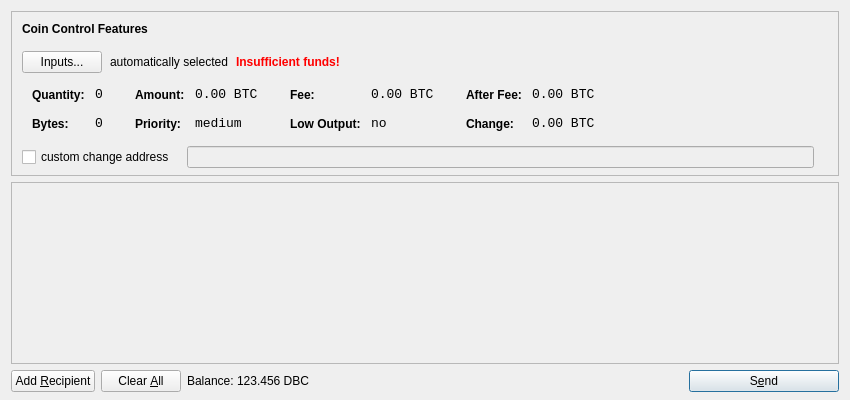
<?xml version="1.0" encoding="UTF-8"?>
<ui version="4.0">
 <class>SendCoinsDialog</class>
 <widget class="QDialog" name="SendCoinsDialog">
  <property name="geometry">
   <rect>
    <x>0</x>
    <y>0</y>
    <width>850</width>
    <height>400</height>
   </rect>
  </property>
  <property name="windowTitle">
   <string>Send Coins</string>
  </property>
  <layout class="QVBoxLayout" name="verticalLayout" stretch="0,1,0">
   <property name="bottomMargin">
    <number>8</number>
   </property>
   <item>
    <widget class="QFrame" name="frameCoinControl">
     <property name="sizePolicy">
      <sizepolicy hsizetype="Expanding" vsizetype="Expanding">
       <horstretch>0</horstretch>
       <verstretch>0</verstretch>
      </sizepolicy>
     </property>
     <property name="maximumSize">
      <size>
       <width>16777215</width>
       <height>16777215</height>
      </size>
     </property>
     <property name="frameShape">
      <enum>QFrame::StyledPanel</enum>
     </property>
     <property name="frameShadow">
      <enum>QFrame::Sunken</enum>
     </property>
     <layout class="QVBoxLayout" name="verticalLayoutCoinControl2">
      <property name="spacing">
       <number>-1</number>
      </property>
      <property name="leftMargin">
       <number>0</number>
      </property>
      <property name="topMargin">
       <number>0</number>
      </property>
      <property name="rightMargin">
       <number>0</number>
      </property>
      <property name="bottomMargin">
       <number>6</number>
      </property>
      <item>
       <layout class="QVBoxLayout" name="verticalLayoutCoinControl" stretch="0,0,0,0,1">
        <property name="spacing">
         <number>0</number>
        </property>
        <property name="leftMargin">
         <number>10</number>
        </property>
        <property name="topMargin">
         <number>10</number>
        </property>
        <item>
         <layout class="QHBoxLayout" name="horizontalLayoutCoinControl1">
          <property name="bottomMargin">
           <number>15</number>
          </property>
          <item>
           <widget class="QLabel" name="labelCoinControlFeatures">
            <property name="sizePolicy">
             <sizepolicy hsizetype="Preferred" vsizetype="Maximum">
              <horstretch>0</horstretch>
              <verstretch>0</verstretch>
             </sizepolicy>
            </property>
            <property name="font">
             <font>
              <weight>75</weight>
              <bold>true</bold>
             </font>
            </property>
            <property name="styleSheet">
             <string notr="true">font-weight:bold;</string>
            </property>
            <property name="text">
             <string>Coin Control Features</string>
            </property>
           </widget>
          </item>
         </layout>
        </item>
        <item>
         <layout class="QHBoxLayout" name="horizontalLayoutCoinControl2" stretch="0,0,0,0">
          <property name="spacing">
           <number>8</number>
          </property>
          <property name="bottomMargin">
           <number>10</number>
          </property>
          <item>
           <widget class="QPushButton" name="pushButtonCoinControl">
            <property name="styleSheet">
             <string notr="true"/>
            </property>
            <property name="text">
             <string>Inputs...</string>
            </property>
           </widget>
          </item>
          <item>
           <widget class="QLabel" name="labelCoinControlAutomaticallySelected">
            <property name="text">
             <string>automatically selected</string>
            </property>
            <property name="margin">
             <number>5</number>
            </property>
           </widget>
          </item>
          <item>
           <widget class="QLabel" name="labelCoinControlInsuffFunds">
            <property name="font">
             <font>
              <weight>75</weight>
              <bold>true</bold>
             </font>
            </property>
            <property name="styleSheet">
             <string notr="true">color:red;font-weight:bold;</string>
            </property>
            <property name="text">
             <string>Insufficient funds!</string>
            </property>
            <property name="margin">
             <number>5</number>
            </property>
           </widget>
          </item>
          <item>
           <spacer name="horizontalSpacerCoinControl">
            <property name="orientation">
             <enum>Qt::Horizontal</enum>
            </property>
            <property name="sizeHint" stdset="0">
             <size>
              <width>40</width>
              <height>1</height>
             </size>
            </property>
           </spacer>
          </item>
         </layout>
        </item>
        <item>
         <widget class="QWidget" name="widgetCoinControl" native="true">
          <property name="sizePolicy">
           <sizepolicy hsizetype="Preferred" vsizetype="Preferred">
            <horstretch>0</horstretch>
            <verstretch>0</verstretch>
           </sizepolicy>
          </property>
          <property name="minimumSize">
           <size>
            <width>0</width>
            <height>0</height>
           </size>
          </property>
          <property name="styleSheet">
           <string notr="true"/>
          </property>
          <layout class="QHBoxLayout" name="horizontalLayoutCoinControl5">
           <property name="margin">
            <number>0</number>
           </property>
           <item>
            <layout class="QHBoxLayout" name="horizontalLayoutCoinControl3" stretch="0,0,0,1">
             <property name="spacing">
              <number>20</number>
             </property>
             <property name="topMargin">
              <number>0</number>
             </property>
             <property name="bottomMargin">
              <number>10</number>
             </property>
             <item>
              <layout class="QFormLayout" name="formLayoutCoinControl1">
               <property name="horizontalSpacing">
                <number>10</number>
               </property>
               <property name="verticalSpacing">
                <number>14</number>
               </property>
               <property name="leftMargin">
                <number>10</number>
               </property>
               <property name="topMargin">
                <number>4</number>
               </property>
               <property name="rightMargin">
                <number>6</number>
               </property>
               <item row="0" column="0">
                <widget class="QLabel" name="labelCoinControlQuantityText">
                 <property name="styleSheet">
                  <string notr="true">font-weight:bold;</string>
                 </property>
                 <property name="text">
                  <string>Quantity:</string>
                 </property>
                 <property name="margin">
                  <number>0</number>
                 </property>
                </widget>
               </item>
               <item row="0" column="1">
                <widget class="QLabel" name="labelCoinControlQuantity">
                 <property name="font">
                  <font>
                   <family>Monospace</family>
                   <pointsize>10</pointsize>
                  </font>
                 </property>
                 <property name="cursor">
                  <cursorShape>IBeamCursor</cursorShape>
                 </property>
                 <property name="contextMenuPolicy">
                  <enum>Qt::ActionsContextMenu</enum>
                 </property>
                 <property name="text">
                  <string notr="true">0</string>
                 </property>
                 <property name="margin">
                  <number>0</number>
                 </property>
                 <property name="textInteractionFlags">
                  <set>Qt::LinksAccessibleByMouse|Qt::TextSelectableByKeyboard|Qt::TextSelectableByMouse</set>
                 </property>
                </widget>
               </item>
               <item row="1" column="0">
                <widget class="QLabel" name="labelCoinControlBytesText">
                 <property name="styleSheet">
                  <string notr="true">font-weight:bold;</string>
                 </property>
                 <property name="text">
                  <string>Bytes:</string>
                 </property>
                </widget>
               </item>
               <item row="1" column="1">
                <widget class="QLabel" name="labelCoinControlBytes">
                 <property name="font">
                  <font>
                   <family>Monospace</family>
                   <pointsize>10</pointsize>
                  </font>
                 </property>
                 <property name="cursor">
                  <cursorShape>IBeamCursor</cursorShape>
                 </property>
                 <property name="contextMenuPolicy">
                  <enum>Qt::ActionsContextMenu</enum>
                 </property>
                 <property name="text">
                  <string notr="true">0</string>
                 </property>
                 <property name="textInteractionFlags">
                  <set>Qt::LinksAccessibleByMouse|Qt::TextSelectableByKeyboard|Qt::TextSelectableByMouse</set>
                 </property>
                </widget>
               </item>
              </layout>
             </item>
             <item>
              <layout class="QFormLayout" name="formLayoutCoinControl2">
               <property name="horizontalSpacing">
                <number>10</number>
               </property>
               <property name="verticalSpacing">
                <number>14</number>
               </property>
               <property name="leftMargin">
                <number>6</number>
               </property>
               <property name="topMargin">
                <number>4</number>
               </property>
               <property name="rightMargin">
                <number>6</number>
               </property>
               <item row="0" column="0">
                <widget class="QLabel" name="labelCoinControlAmountText">
                 <property name="styleSheet">
                  <string notr="true">font-weight:bold;</string>
                 </property>
                 <property name="text">
                  <string>Amount:</string>
                 </property>
                 <property name="margin">
                  <number>0</number>
                 </property>
                </widget>
               </item>
               <item row="0" column="1">
                <widget class="QLabel" name="labelCoinControlAmount">
                 <property name="font">
                  <font>
                   <family>Monospace</family>
                   <pointsize>10</pointsize>
                  </font>
                 </property>
                 <property name="cursor">
                  <cursorShape>IBeamCursor</cursorShape>
                 </property>
                 <property name="contextMenuPolicy">
                  <enum>Qt::ActionsContextMenu</enum>
                 </property>
                 <property name="text">
                  <string notr="true">0.00 BTC</string>
                 </property>
                 <property name="textInteractionFlags">
                  <set>Qt::LinksAccessibleByMouse|Qt::TextSelectableByKeyboard|Qt::TextSelectableByMouse</set>
                 </property>
                </widget>
               </item>
               <item row="1" column="0">
                <widget class="QLabel" name="labelCoinControlPriorityText">
                 <property name="styleSheet">
                  <string notr="true">font-weight:bold;</string>
                 </property>
                 <property name="text">
                  <string>Priority:</string>
                 </property>
                </widget>
               </item>
               <item row="1" column="1">
                <widget class="QLabel" name="labelCoinControlPriority">
                 <property name="font">
                  <font>
                   <family>Monospace</family>
                   <pointsize>10</pointsize>
                  </font>
                 </property>
                 <property name="cursor">
                  <cursorShape>IBeamCursor</cursorShape>
                 </property>
                 <property name="contextMenuPolicy">
                  <enum>Qt::ActionsContextMenu</enum>
                 </property>
                 <property name="text">
                  <string>medium</string>
                 </property>
                 <property name="textInteractionFlags">
                  <set>Qt::LinksAccessibleByMouse|Qt::TextSelectableByKeyboard|Qt::TextSelectableByMouse</set>
                 </property>
                </widget>
               </item>
              </layout>
             </item>
             <item>
              <layout class="QFormLayout" name="formLayoutCoinControl3">
               <property name="horizontalSpacing">
                <number>10</number>
               </property>
               <property name="verticalSpacing">
                <number>14</number>
               </property>
               <property name="leftMargin">
                <number>6</number>
               </property>
               <property name="topMargin">
                <number>4</number>
               </property>
               <property name="rightMargin">
                <number>6</number>
               </property>
               <item row="0" column="0">
                <widget class="QLabel" name="labelCoinControlFeeText">
                 <property name="styleSheet">
                  <string notr="true">font-weight:bold;</string>
                 </property>
                 <property name="text">
                  <string>Fee:</string>
                 </property>
                 <property name="margin">
                  <number>0</number>
                 </property>
                </widget>
               </item>
               <item row="0" column="1">
                <widget class="QLabel" name="labelCoinControlFee">
                 <property name="font">
                  <font>
                   <family>Monospace</family>
                   <pointsize>10</pointsize>
                  </font>
                 </property>
                 <property name="cursor">
                  <cursorShape>IBeamCursor</cursorShape>
                 </property>
                 <property name="contextMenuPolicy">
                  <enum>Qt::ActionsContextMenu</enum>
                 </property>
                 <property name="text">
                  <string notr="true">0.00 BTC</string>
                 </property>
                 <property name="textInteractionFlags">
                  <set>Qt::LinksAccessibleByMouse|Qt::TextSelectableByKeyboard|Qt::TextSelectableByMouse</set>
                 </property>
                </widget>
               </item>
               <item row="1" column="0">
                <widget class="QLabel" name="labelCoinControlLowOutputText">
                 <property name="styleSheet">
                  <string notr="true">font-weight:bold;</string>
                 </property>
                 <property name="text">
                  <string>Low Output:</string>
                 </property>
                </widget>
               </item>
               <item row="1" column="1">
                <widget class="QLabel" name="labelCoinControlLowOutput">
                 <property name="font">
                  <font>
                   <family>Monospace</family>
                   <pointsize>10</pointsize>
                  </font>
                 </property>
                 <property name="cursor">
                  <cursorShape>IBeamCursor</cursorShape>
                 </property>
                 <property name="contextMenuPolicy">
                  <enum>Qt::ActionsContextMenu</enum>
                 </property>
                 <property name="text">
                  <string>no</string>
                 </property>
                 <property name="textInteractionFlags">
                  <set>Qt::LinksAccessibleByMouse|Qt::TextSelectableByKeyboard|Qt::TextSelectableByMouse</set>
                 </property>
                </widget>
               </item>
              </layout>
             </item>
             <item>
              <layout class="QFormLayout" name="formLayoutCoinControl4">
               <property name="horizontalSpacing">
                <number>10</number>
               </property>
               <property name="verticalSpacing">
                <number>14</number>
               </property>
               <property name="leftMargin">
                <number>6</number>
               </property>
               <property name="topMargin">
                <number>4</number>
               </property>
               <property name="rightMargin">
                <number>6</number>
               </property>
               <item row="0" column="0">
                <widget class="QLabel" name="labelCoinControlAfterFeeText">
                 <property name="styleSheet">
                  <string notr="true">font-weight:bold;</string>
                 </property>
                 <property name="text">
                  <string>After Fee:</string>
                 </property>
                 <property name="margin">
                  <number>0</number>
                 </property>
                </widget>
               </item>
               <item row="0" column="1">
                <widget class="QLabel" name="labelCoinControlAfterFee">
                 <property name="font">
                  <font>
                   <family>Monospace</family>
                   <pointsize>10</pointsize>
                  </font>
                 </property>
                 <property name="cursor">
                  <cursorShape>IBeamCursor</cursorShape>
                 </property>
                 <property name="contextMenuPolicy">
                  <enum>Qt::ActionsContextMenu</enum>
                 </property>
                 <property name="text">
                  <string notr="true">0.00 BTC</string>
                 </property>
                 <property name="textInteractionFlags">
                  <set>Qt::LinksAccessibleByMouse|Qt::TextSelectableByKeyboard|Qt::TextSelectableByMouse</set>
                 </property>
                </widget>
               </item>
               <item row="1" column="0">
                <widget class="QLabel" name="labelCoinControlChangeText">
                 <property name="styleSheet">
                  <string notr="true">font-weight:bold;</string>
                 </property>
                 <property name="text">
                  <string>Change:</string>
                 </property>
                </widget>
               </item>
               <item row="1" column="1">
                <widget class="QLabel" name="labelCoinControlChange">
                 <property name="font">
                  <font>
                   <family>Monospace</family>
                   <pointsize>10</pointsize>
                  </font>
                 </property>
                 <property name="cursor">
                  <cursorShape>IBeamCursor</cursorShape>
                 </property>
                 <property name="contextMenuPolicy">
                  <enum>Qt::ActionsContextMenu</enum>
                 </property>
                 <property name="text">
                  <string notr="true">0.00 BTC</string>
                 </property>
                 <property name="textInteractionFlags">
                  <set>Qt::LinksAccessibleByMouse|Qt::TextSelectableByKeyboard|Qt::TextSelectableByMouse</set>
                 </property>
                </widget>
               </item>
              </layout>
             </item>
            </layout>
           </item>
          </layout>
         </widget>
        </item>
        <item>
         <layout class="QHBoxLayout" name="horizontalLayoutCoinControl4" stretch="0,0,0">
          <property name="spacing">
           <number>12</number>
          </property>
          <property name="sizeConstraint">
           <enum>QLayout::SetDefaultConstraint</enum>
          </property>
          <property name="topMargin">
           <number>5</number>
          </property>
          <property name="rightMargin">
           <number>5</number>
          </property>
          <item>
           <widget class="QCheckBox" name="checkBoxCoinControlChange">
            <property name="text">
             <string>custom change address</string>
            </property>
           </widget>
          </item>
          <item>
           <widget class="QLineEdit" name="lineEditCoinControlChange">
            <property name="enabled">
             <bool>false</bool>
            </property>
            <property name="sizePolicy">
             <sizepolicy hsizetype="Expanding" vsizetype="Fixed">
              <horstretch>0</horstretch>
              <verstretch>0</verstretch>
             </sizepolicy>
            </property>
           </widget>
          </item>
          <item>
           <widget class="QLabel" name="labelCoinControlChangeLabel">
            <property name="sizePolicy">
             <sizepolicy hsizetype="Preferred" vsizetype="Expanding">
              <horstretch>0</horstretch>
              <verstretch>0</verstretch>
             </sizepolicy>
            </property>
            <property name="minimumSize">
             <size>
              <width>0</width>
              <height>0</height>
             </size>
            </property>
            <property name="text">
             <string/>
            </property>
            <property name="margin">
             <number>3</number>
            </property>
           </widget>
          </item>
         </layout>
        </item>
        <item>
         <spacer name="verticalSpacerCoinControl">
          <property name="orientation">
           <enum>Qt::Vertical</enum>
          </property>
          <property name="sizeHint" stdset="0">
           <size>
            <width>800</width>
            <height>1</height>
           </size>
          </property>
         </spacer>
        </item>
       </layout>
      </item>
     </layout>
    </widget>
   </item>
   <item>
    <widget class="QScrollArea" name="scrollArea">
     <property name="widgetResizable">
      <bool>true</bool>
     </property>
     <widget class="QWidget" name="scrollAreaWidgetContents">
      <property name="geometry">
       <rect>
        <x>0</x>
        <y>0</y>
        <width>830</width>
        <height>165</height>
       </rect>
      </property>
      <layout class="QVBoxLayout" name="verticalLayout_2">
       <property name="margin">
        <number>0</number>
       </property>
       <item>
        <layout class="QVBoxLayout" name="entries">
         <property name="spacing">
          <number>6</number>
         </property>
        </layout>
       </item>
       <item>
        <spacer name="verticalSpacer">
         <property name="orientation">
          <enum>Qt::Vertical</enum>
         </property>
         <property name="sizeHint" stdset="0">
          <size>
           <width>20</width>
           <height>40</height>
          </size>
         </property>
        </spacer>
       </item>
      </layout>
     </widget>
    </widget>
   </item>
   <item>
    <layout class="QHBoxLayout" name="horizontalLayout">
     <item>
      <widget class="QPushButton" name="addButton">
       <property name="toolTip">
        <string>Send to multiple recipients at once</string>
       </property>
       <property name="text">
        <string>Add &amp;Recipient</string>
       </property>
       <property name="icon">
        <iconset resource="../bitcoin.qrc">
         <normaloff>:/icons/add</normaloff>:/icons/add</iconset>
       </property>
       <property name="autoDefault">
        <bool>false</bool>
       </property>
      </widget>
     </item>
     <item>
      <widget class="QPushButton" name="clearButton">
       <property name="sizePolicy">
        <sizepolicy hsizetype="Minimum" vsizetype="Fixed">
         <horstretch>0</horstretch>
         <verstretch>0</verstretch>
        </sizepolicy>
       </property>
       <property name="toolTip">
        <string>Remove all transaction fields</string>
       </property>
       <property name="text">
        <string>Clear &amp;All</string>
       </property>
       <property name="icon">
        <iconset resource="../bitcoin.qrc">
         <normaloff>:/icons/remove</normaloff>:/icons/remove</iconset>
       </property>
       <property name="autoRepeatDelay">
        <number>300</number>
       </property>
       <property name="autoDefault">
        <bool>false</bool>
       </property>
      </widget>
     </item>
     <item>
      <layout class="QHBoxLayout" name="horizontalLayout_2">
       <property name="spacing">
        <number>3</number>
       </property>
       <item>
        <widget class="QLabel" name="label">
         <property name="text">
          <string>Balance:</string>
         </property>
        </widget>
       </item>
       <item>
        <widget class="QLabel" name="labelBalance">
         <property name="cursor">
          <cursorShape>IBeamCursor</cursorShape>
         </property>
         <property name="text">
          <string>123.456 DBC</string>
         </property>
         <property name="textInteractionFlags">
          <set>Qt::LinksAccessibleByMouse|Qt::TextSelectableByKeyboard|Qt::TextSelectableByMouse</set>
         </property>
        </widget>
       </item>
      </layout>
     </item>
     <item>
      <spacer name="horizontalSpacer">
       <property name="orientation">
        <enum>Qt::Horizontal</enum>
       </property>
       <property name="sizeHint" stdset="0">
        <size>
         <width>40</width>
         <height>20</height>
        </size>
       </property>
      </spacer>
     </item>
     <item>
      <widget class="QPushButton" name="sendButton">
       <property name="minimumSize">
        <size>
         <width>150</width>
         <height>0</height>
        </size>
       </property>
       <property name="toolTip">
        <string>Confirm the send action</string>
       </property>
       <property name="text">
        <string>S&amp;end</string>
       </property>
       <property name="icon">
        <iconset resource="../bitcoin.qrc">
         <normaloff>:/icons/send</normaloff>:/icons/send</iconset>
       </property>
       <property name="default">
        <bool>true</bool>
       </property>
      </widget>
     </item>
    </layout>
   </item>
  </layout>
 </widget>
 <resources>
  <include location="../bitcoin.qrc"/>
 </resources>
 <connections/>
</ui>
